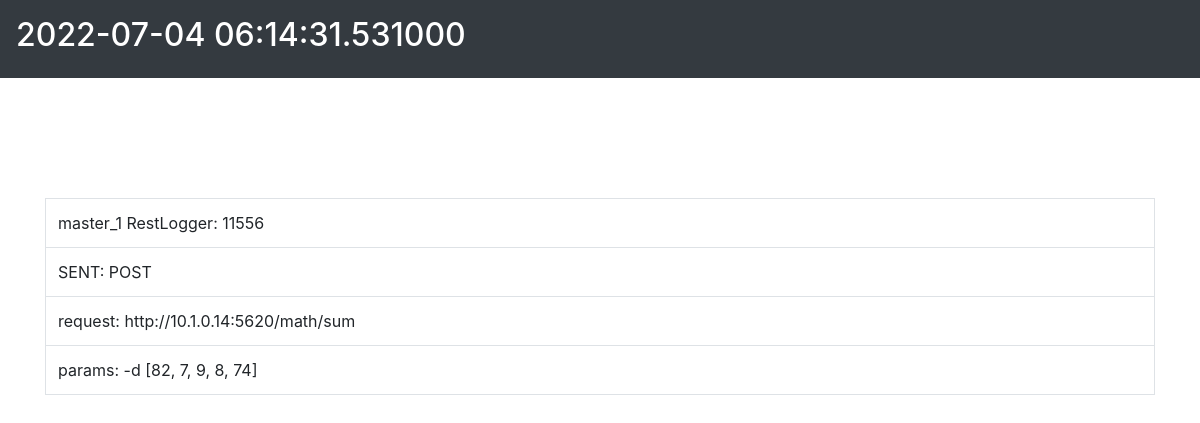
Before: /log/3/ with the older database file.
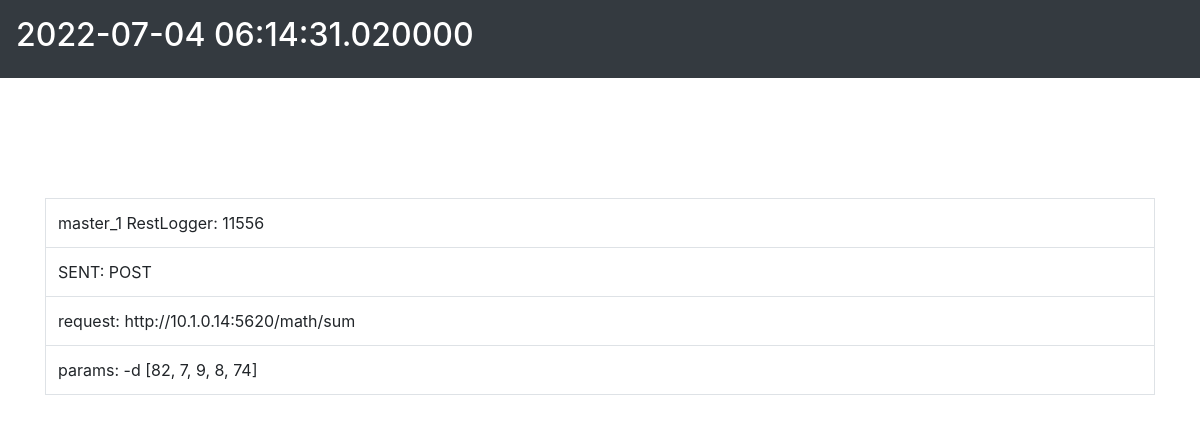
After: the same page with the newer database file.
### timeline/models.py (models this page shows)
class Log(models.Model):
    class type_T(models.TextChoices):
        SENT = 'SENT', _('SENT')
        RECEIVED = 'RECEIVED', _('RECEIVED')
    ID = models.IntegerField(primary_key=True)
    dateTime = models.DateTimeField()
    type = models.CharField(max_length=8, choices=type_T.choices) #SENT/RECEIVED
    restLogger = models.CharField(max_length=64)
    hostname = models.CharField(max_length=64)
    timeline = models.ForeignKey(Timeline, on_delete=models.CASCADE)

### timeline/views.py (the view)
# urls.py: path('log/<int:id>/', views.log, name='timeline-log'),
def log(request, id):
    log_ = Log.objects.filter(ID=id).first()
    request_ = Request.objects.filter(log = log_).first()
    data_ = Data.objects.filter(log=log_).first()
    context = {
        'log': log_,
        'request': request_,
        'data': data_
    }
    return render(request, 'timeline/log.html', context#, utils.log_process()
    )

### timeline/templates/timeline/log.html (shortened to what this page needs)
{% extends "timeline/base.html" %}
{% block content %}
<div class="p-3 bg-dark text-white">
    <h2> {{ log.dateTime|date:'Y-m-d H:i:s.u' }} </h2>
</div>
<div class="container" style="margin-top: 10%;">
    <table class="table table-bordered">
        <tbody>
            {% if log.type == 'SENT' %}
                <tr>
                    <td>{{ log.hostname }} RestLogger: {{ log.restLogger }}</td>
                </tr>
                <tr>
                    <td>{{ log.type }}: {{ request.requestType }}</td>
                </tr>
                <tr>
                    <td>request: {{ request.URL }}</td>
                </tr>
                <tr>
                    <td>params: {{ request.params }}</td>
                </tr>
            {% endif %}
        </tbody>
    </table>
</div>
{% endblock content %}

Changed rows visible on the page:
changed Log "master_1": dateTime "2022-07-04 06:14:31.531000" → "2022-07-04 06:14:31.020000"
